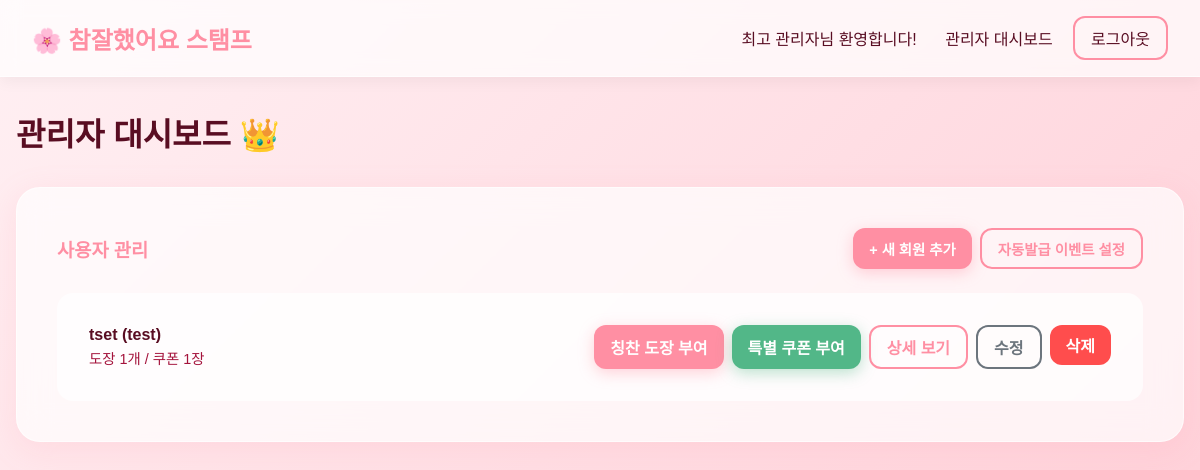
Page /admin_dashboard (signed in) on the earlier database version.
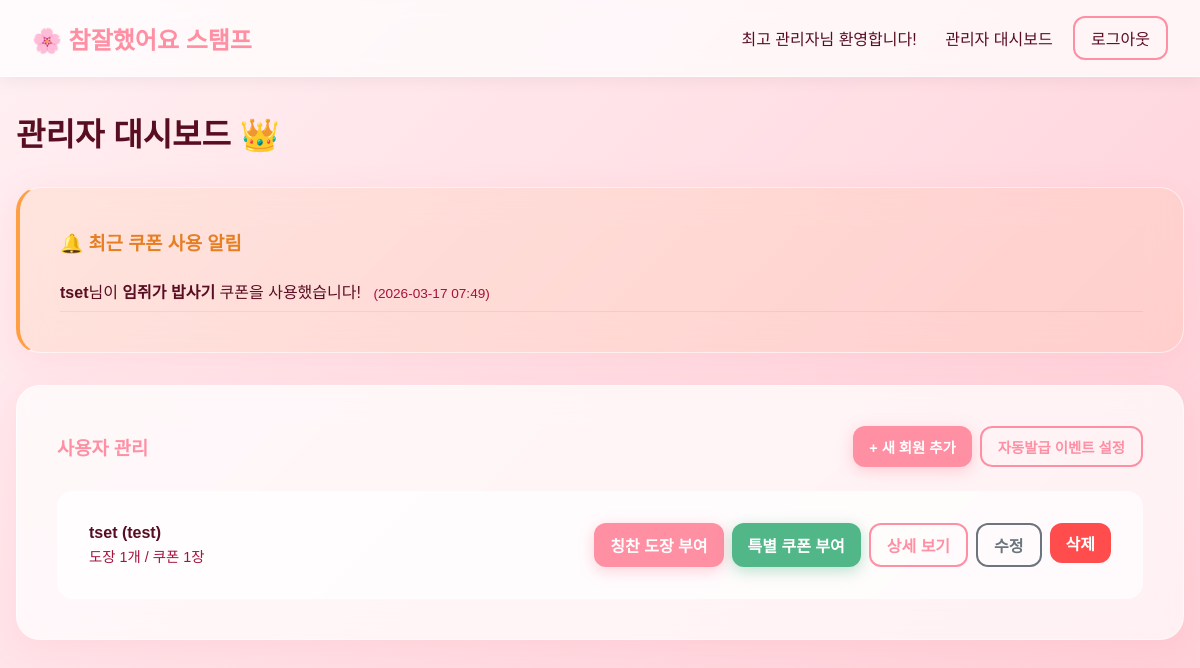
Same page on the later database version.
### models.py (models this page shows)
class User(UserMixin, db.Model):
    id = db.Column(db.Integer, primary_key=True)
    username = db.Column(db.String(150), unique=True, nullable=False)
    password_hash = db.Column(db.String(256), nullable=False)
    name = db.Column(db.String(150), nullable=False)
    is_admin = db.Column(db.Boolean, default=False)
    stamps_received = db.relationship('Stamp', foreign_keys='Stamp.user_id', backref='receiver', lazy=True, cascade='all, delete-orphan')
    coupons_received = db.relationship('Coupon', foreign_keys='Coupon.user_id', backref='owner', lazy=True, cascade='all, delete-orphan')

class Coupon(db.Model):
    id = db.Column(db.Integer, primary_key=True)
    user_id = db.Column(db.Integer, db.ForeignKey('user.id'), nullable=False)
    granted_by = db.Column(db.Integer, db.ForeignKey('user.id'), nullable=True) # Null if auto-granted
    granted_at = db.Column(db.DateTime, default=datetime.utcnow)
    reason = db.Column(db.String(200), nullable=False)
    is_used = db.Column(db.Boolean, default=False)
    used_at = db.Column(db.DateTime, nullable=True)

### app.py (the view)
@app.route('/admin_dashboard')
@login_required
def admin_dashboard():
    if not current_user.is_admin:
        return redirect(url_for('user_dashboard'))
    users = User.query.filter_by(is_admin=False).all()
    event_config = EventConfig.query.first()
    user_stats = []
    for u in users:
        stamps_count = Stamp.query.filter_by(user_id=u.id).count()
        coupons_count = Coupon.query.filter_by(user_id=u.id).count()
        user_stats.append({
            'user': u,
            'stamps': stamps_count,
            'coupons': coupons_count
        })
    recent_used_coupons = Coupon.query.filter_by(is_used=True).order_by(Coupon.used_at.desc()).limit(10).all()
    return render_template('admin_dashboard.html', user_stats=user_stats, event_config=event_config, recent_used_coupons=recent_used_coupons)

### app.py (called while the page is built)
@login_manager.user_loader
def load_user(user_id):
    return User.query.get(int(user_id))

### templates/admin_dashboard.html (shortened to what this page needs)
{% extends "base.html" %}
{% block content %}
<div class="dashboard-header">
    <h1 class="dashboard-title">관리자 대시보드 👑</h1>
</div>
{% if recent_used_coupons %}
<div class="glass-card" style="margin-bottom: 2rem; border-left: 4px solid #ff9f43; background: rgba(255, 159, 67, 0.1);">
    <h3 style="color: #e67e22; margin-bottom: 1rem;">🔔 최근 쿠폰 사용 알림</h3>
    <ul style="list-style-type: none; padding: 0; margin: 0;">
        {% for coupon in recent_used_coupons %}
        <li style="padding: 0.5rem 0; border-bottom: 1px solid rgba(0,0,0,0.05);">
            <strong>{{ coupon.owner.name }}</strong>님이 <strong>{{ coupon.reason }}</strong> 쿠폰을 사용했습니다!
            <span style="color: var(--text-muted); font-size: 0.85rem; margin-left: 0.5rem;">({{ coupon.used_at.strftime('%Y-%m-%d %H:%M') }})</span>
        </li>
        {% endfor %}
    </ul>
</div>
{% endif %}
<div class="admin-grid">
    <div class="glass-card" style="grid-column: 1 / -1;">
        <h3 style="color: var(--primary); margin-bottom: 1.5rem; display: flex; flex-wrap: wrap; justify-content: space-between; align-items: center; gap: 1rem;">
            사용자 관리
            <div style="display: flex; gap: 0.5rem; flex-wrap: wrap;">
                <button class="btn btn-primary" onclick="openAddUserModal()" style="font-size: 0.9rem; padding: 0.5rem 1rem;">+ 새 회원 추가</button>
                <button class="btn btn-outline" onclick="openModal('eventModal')" style="font-size: 0.9rem; padding: 0.5rem 1rem;">자동발급 이벤트 설정</button>
            </div>
        </h3>
        <div style="background: rgba(255,255,255,0.7); border-radius: 16px; padding: 1rem;">
            {% for item in user_stats %}
                <div class="user-list-item">
                    <div class="user-info">
                        <h4>{{ item.user.name }} ({{ item.user.username }})</h4>
                        <p>도장 {{ item.stamps }}개 / 쿠폰 {{ item.coupons }}장</p>
                    </div>
                    <div style="display: flex; gap: 0.5rem;">
                        <button class="btn btn-primary" onclick="openStampModal({{ item.user.id }}, '{{ item.user.name }}')" style="padding: 0.5rem 1rem;">칭찬 도장 부여</button>
                        <button class="btn btn-success" onclick="openCouponModal({{ item.user.id }}, '{{ item.user.name }}')" style="padding: 0.5rem 1rem;">특별 쿠폰 부여</button>
                        <a href="{{ url_for('admin_user_detail', user_id=item.user.id) }}" class="btn btn-outline" style="padding: 0.5rem 1rem; text-decoration: none;">상세 보기</a>
                        <button class="btn btn-outline" onclick="openEditUserModal({{ item.user.id }}, '{{ item.user.name }}')" style="padding: 0.5rem 1rem; color: #6c757d; border-color: #6c757d;">수정</button>
                        <form method="POST" action="{{ url_for('admin_delete_user', user_id=item.user.id) }}" style="margin: 0;" onsubmit="return confirm('이 사용자와 연관된 모든 스탬프/쿠폰 내역이 삭제됩니다. 정말 삭제하시겠습니까?');">
                            <button type="submit" class="btn btn-danger" style="padding: 0.5rem 1rem; background: #ff4d4d; border: none; color: white;">삭제</button>
                        </form>
                    </div>
                </div>
            {% else %}
                <p style="text-align: center; padding: 2rem; color: var(--text-muted);">아직 가입한 사용자가 없습니다.</p>
            {% endfor %}
        </div>
    </div>
</div>
{% endblock %}

Differences in the rows shown:
now on this page (row edited): Coupon: owner.name "tset", reason "임쥐가 밥사기", used_at "2026-03-17 07:49"
Other differences:
text now shown: "🔔 최근 쿠폰 사용 알림"
